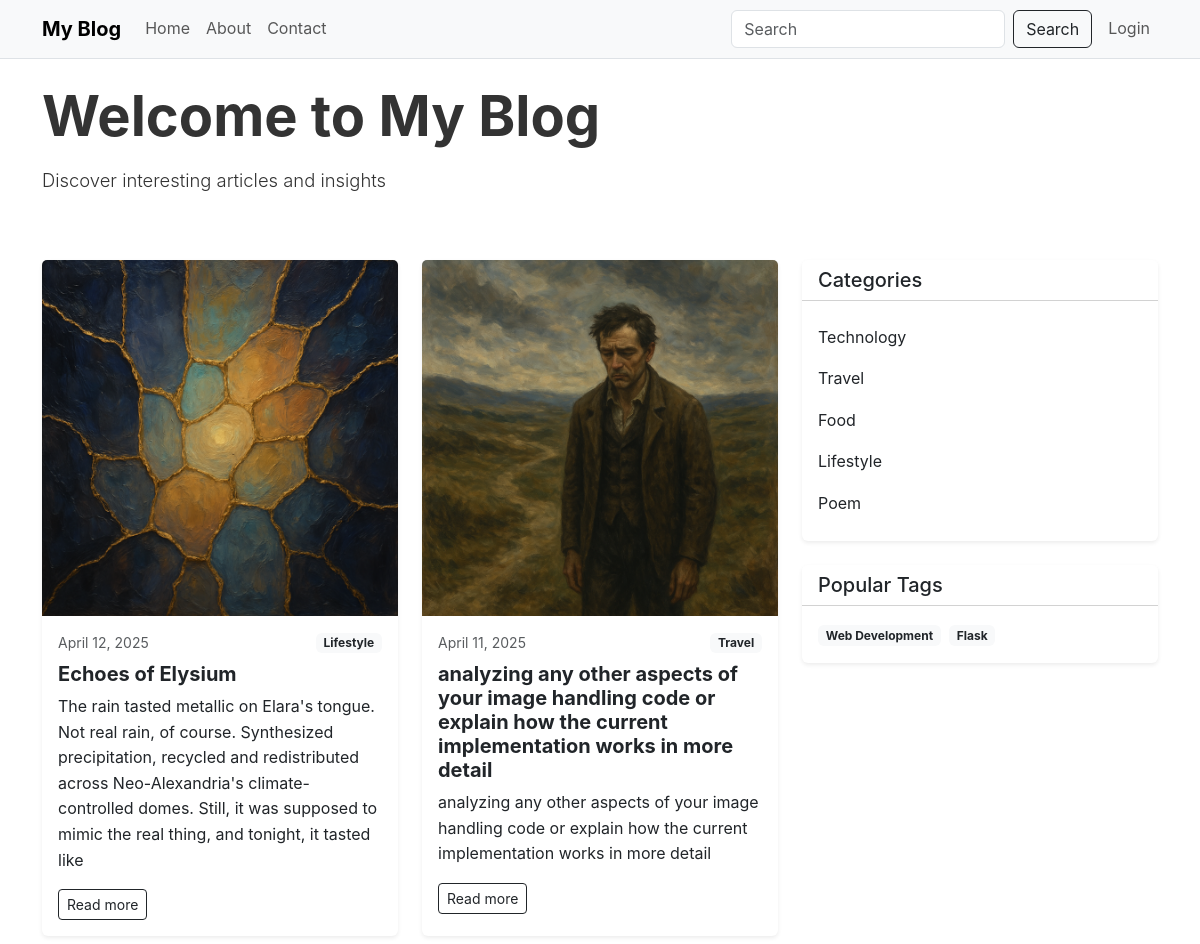
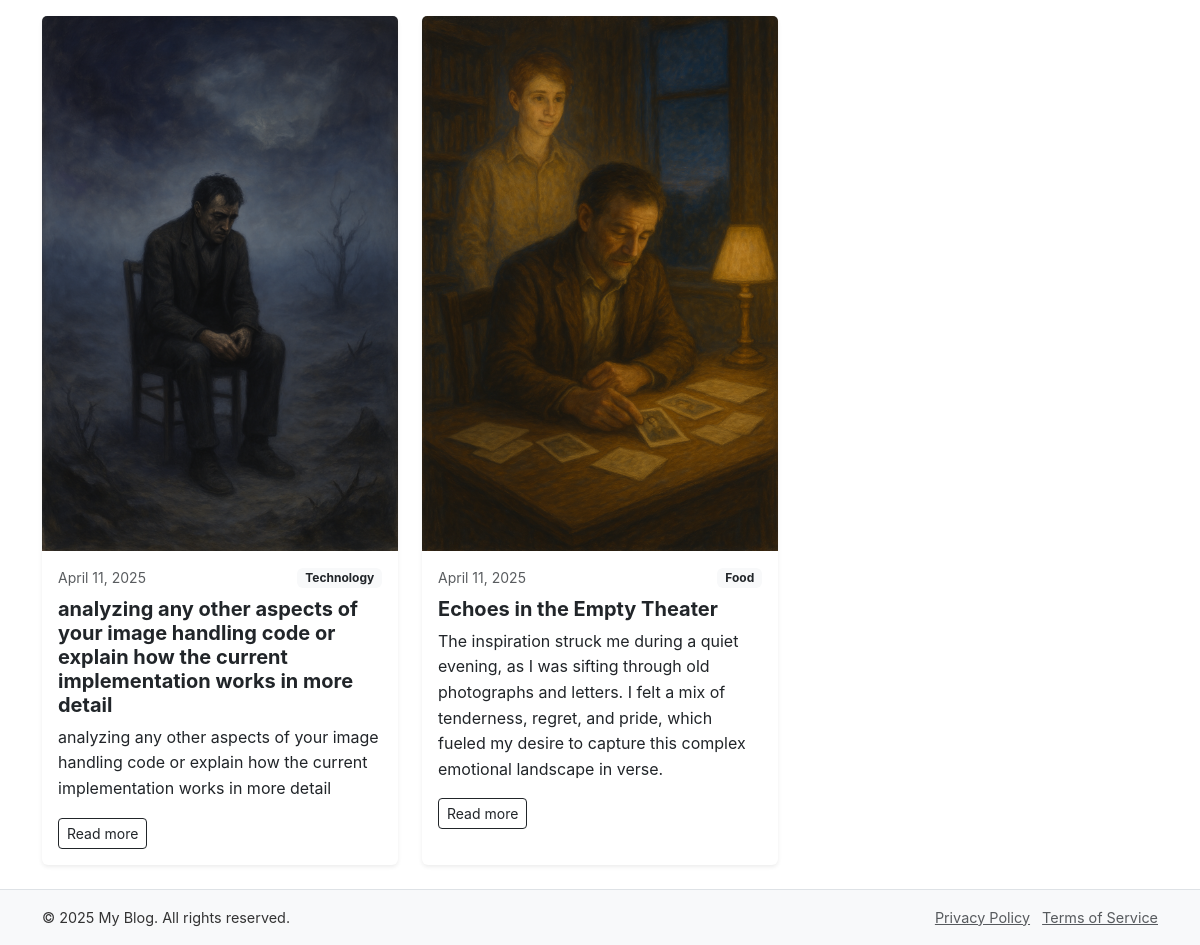
/index, run on the app's committed database (2 pictures, top to bottom).
### models.py (models this page shows, shortened)
class Post(db.Model):
    id = db.Column(db.Integer, primary_key=True)
    title = db.Column(db.String(255), nullable=False)
    slug = db.Column(db.String(255), unique=True, nullable=False)
    summary = db.Column(db.Text, nullable=True)
    content = db.Column(db.Text, nullable=False)
    published = db.Column(db.Boolean, default=False)
    featured_image = db.Column(db.String(255), nullable=True)
    created_at = db.Column(db.DateTime, default=datetime.utcnow)
    updated_at = db.Column(db.DateTime, default=datetime.utcnow, onupdate=datetime.utcnow)
    meta_description = db.Column(db.String(255), nullable=True)
    meta_keywords = db.Column(db.String(255), nullable=True)
    author_id = db.Column(db.Integer, db.ForeignKey('user.id'), nullable=False)
    category_id = db.Column(db.Integer, db.ForeignKey('category.id'), nullable=True)
    tags = db.relationship('Tag', secondary=post_tags, lazy='subquery',
                          backref=db.backref('posts', lazy=True))

class Category(db.Model):
    id = db.Column(db.Integer, primary_key=True)
    name = db.Column(db.String(50), nullable=False)
    slug = db.Column(db.String(50), unique=True, nullable=False)
    created_at = db.Column(db.DateTime, default=datetime.utcnow)
    posts = db.relationship('Post', backref='category', lazy=True)

class Tag(db.Model):
    id = db.Column(db.Integer, primary_key=True)
    name = db.Column(db.String(50), nullable=False)
    slug = db.Column(db.String(50), unique=True, nullable=False)
    created_at = db.Column(db.DateTime, default=datetime.utcnow)

### routes.py (the view)
@app.route('/')
@app.route('/index')
def index():
    page = request.args.get('page', 1, type=int)
    posts = Post.query.filter_by(published=True).order_by(Post.created_at.desc()).paginate(page=page, per_page=6)
    return render_template('index.html', title='Home', posts=posts)

### app.py (called while the page is built)
@app.after_request
def add_cache_control(response):
    if request.path.startswith('/static'):
        if 'css' in request.path or 'js' in request.path:
            response.cache_control.max_age = 31536000
        elif 'img' in request.path or 'uploads' in request.path:
            response.cache_control.max_age = 604800
    return response

@app.context_processor
def inject_globals():
    categories = Category.query.all()
    popular_tags = Tag.query.join(Tag.posts).group_by(Tag.id).order_by(func.count().desc()).limit(10).all()
    recent_posts = Post.query.filter_by(published=True).order_by(Post.created_at.desc()).limit(5).all()
    current_year = datetime.now().year
    return {
        'categories': categories,
        'popular_tags': popular_tags,
        'recent_posts': recent_posts,
        'current_year': current_year
    }

### app/templates/index.html (shortened to what this page needs)
{% extends "layout.html" %}
{% block content %}
<div class="row">
    <div class="col-12 mb-5">
        <h1 class="display-4 fw-bold">Welcome to My Blog</h1>
        <p class="lead">Discover interesting articles and insights</p>
    </div>
    <div class="col-md-8">
        {% if posts.items %}
            <div class="row g-4">
                {% for post in posts.items %}
                    <div class="col-md-6">
                        <div class="card h-100 shadow-sm border-0">
                            {% if post.featured_image %}
                                <a href="{{ url_for('post', slug=post.slug) }}">
                                    <img src="{{ url_for('static', filename=post.featured_image) }}" class="card-img-top" alt="{{ post.title }}">
                                </a>
                            {% endif %}
                            <div class="card-body">
                                <div class="d-flex justify-content-between align-items-center mb-2">
                                    <small class="text-muted">{{ post.created_at.strftime('%B %d, %Y') }}</small>
                                    {% if post.category %}
                                        <a href="{{ url_for('category', slug=post.category.slug) }}" class="badge bg-light text-dark text-decoration-none">{{ post.category.name }}</a>
                                    {% endif %}
                                </div>
                                <a href="{{ url_for('post', slug=post.slug) }}" class="text-decoration-none text-dark">
                                    <h2 class="card-title h5 fw-bold">{{ post.title }}</h2>
                                </a>
                                <p class="card-text">{{ post.summary }}</p>
                                <div class="mt-3">
                                    <a href="{{ url_for('post', slug=post.slug) }}" class="btn btn-sm btn-outline-dark">Read more</a>
                                </div>
                            </div>
                        </div>
                    </div>
                {% endfor %}
            </div>
        {% else %}
            <div class="text-center py-5">
                <h3 class="fw-light">No posts yet</h3>
                <p class="text-muted">Check back soon for new content!</p>
            </div>
        {% endif %}
    </div>
    <div class="col-md-4">
        <div class="card border-0 shadow-sm mb-4">
            <div class="card-header bg-white">
                <h3 class="h5 mb-0">Categories</h3>
            </div>
            <div class="card-body">
                <ul class="list-group list-group-flush">
                    {% for category in categories %}
                        <li class="list-group-item border-0 ps-0">
                            <a href="{{ url_for('category', slug=category.slug) }}" class="text-decoration-none text-dark">
                                {{ category.name }}
                            </a>
                        </li>
                    {% else %}
                        <li class="list-group-item border-0 ps-0 text-muted">No categories yet</li>
                    {% endfor %}
                </ul>
            </div>
        </div>
        <div class="card border-0 shadow-sm">
            <div class="card-header bg-white">
                <h3 class="h5 mb-0">Popular Tags</h3>
            </div>
            <div class="card-body">
                <div class="d-flex flex-wrap gap-2">
                    {% for tag in popular_tags %}
                        <a href="{{ url_for('tag', slug=tag.slug) }}" class="text-decoration-none">
                            <span class="badge bg-light text-dark">{{ tag.name }}</span>
                        </a>
                    {% else %}
                        <span class="text-muted">No tags yet</span>
                    {% endfor %}
                </div>
            </div>
        </div>
    </div>
</div>
{% endblock %}

### app/templates/layout.html (shortened to what this page needs)
<!DOCTYPE html>
<html lang="en">
<head>
    <link href="https://cdn.jsdelivr.net/npm/bootstrap@5.3.0/dist/css/bootstrap.min.css" rel="stylesheet">
    <link rel="stylesheet" href="{{ url_for('static', filename='css/style.css') }}">
</head>
<body class="d-flex flex-column min-vh-100">
    <nav class="navbar navbar-expand-lg navbar-light bg-light border-bottom">
        <div class="container">
            <a class="navbar-brand fw-bold" href="{{ url_for('index') }}">My Blog</a>
            <div class="collapse navbar-collapse" id="navbarNav">
                <ul class="navbar-nav me-auto">
                    <li class="nav-item">
                        <a class="nav-link" href="{{ url_for('index') }}">Home</a>
                    </li>
                    <li class="nav-item">
                        <a class="nav-link" href="{{ url_for('about') }}">About</a>
                    </li>
                    <li class="nav-item">
                        <a class="nav-link" href="{{ url_for('contact') }}">Contact</a>
                    </li>
                </ul>
                <form class="d-flex" action="{{ url_for('search') }}" method="get">
                    <input class="form-control me-2" type="search" name="q" placeholder="Search" aria-label="Search" required>
                    <button class="btn btn-outline-dark" type="submit">Search</button>
                </form>
                <ul class="navbar-nav ms-2">
                    {% if current_user.is_authenticated %}
                        {% if current_user.is_admin %}
                            <li class="nav-item">
                                <a class="nav-link" href="{{ url_for('admin') }}">Admin</a>
                            </li>
                        {% endif %}
                        <li class="nav-item">
                            <a class="nav-link" href="{{ url_for('logout') }}">Logout</a>
                        </li>
                    {% else %}
                        <li class="nav-item">
                            <a class="nav-link" href="{{ url_for('login') }}">Login</a>
                        </li>
                    {% endif %}
                </ul>
            </div>
        </div>
    </nav>
    <main class="flex-grow-1 py-4">
        <div class="container">
            {% block content %}{% endblock %}
        </div>
    </main>
    <footer class="footer mt-auto py-3 bg-light border-top">
        <div class="container text-center">
            <div class="row">
                <div class="col-md-6 text-md-start">
                    <p class="mb-0">&copy; {{ current_year }} My Blog. All rights reserved.</p>
                </div>
                <div class="col-md-6 text-md-end">
                    <a href="#" class="text-muted me-2">Privacy Policy</a>
                    <a href="#" class="text-muted">Terms of Service</a>
                </div>
            </div>
        </div>
    </footer>
</body>
</html>

### app/static/css/style.css (style rules this page uses)
body { font-family: 'Inter', 'Segoe UI', Roboto, 'Helvetica Neue', Arial, sans-serif; color: #333; line-height: 1.6; }
img { max-width: 100%; height: auto; }
h1, h2, h3, h4, h5, h6 { font-weight: 700; margin-bottom: 1rem; }
.lead { font-size: 1.15rem; }
a { color: #0d6efd; transition: color 0.2s ease-in-out; }
.card { transition: transform 0.2s ease, box-shadow 0.2s ease; }
.footer { font-size: 0.9rem; }

### data on the page
Post: featured_image (picture), created_at "April 12, 2025", category.name "Lifestyle", title "Echoes of Elysium", summary "The rain tasted metallic on Elara's tongue. Not real rain, of course. Synthesized precipitation, recycled and redistributed across Neo-Alexandria's climate-controlled domes. Still, it was supposed to mimic the real thing, and tonight, it tasted like"
Post: featured_image (picture), created_at "April 11, 2025", category.name "Travel", title "analyzing any other aspects of your image handling code or explain how the current implementation works in more detail", summary "analyzing any other aspects of your image handling code or explain how the current implementation works in more detail"
Post: featured_image (picture), created_at "April 11, 2025", category.name "Technology", title "analyzing any other aspects of your image handling code or explain how the current implementation works in more detail", summary "analyzing any other aspects of your image handling code or explain how the current implementation works in more detail"
Post: featured_image (picture), created_at "April 11, 2025", category.name "Food", title "Echoes in the Empty Theater", summary "The inspiration struck me during a quiet evening, as I was sifting through old photographs and letters. I felt a mix of tenderness, regret, and pride, which fueled my desire to capture this complex emotional landscape in verse."
Category: name "Technology"
Category: name "Travel"
Category: name "Food"
Category: name "Lifestyle"
Category: name "Poem"
Tag: name "Web Development"
Tag: name "Flask"
